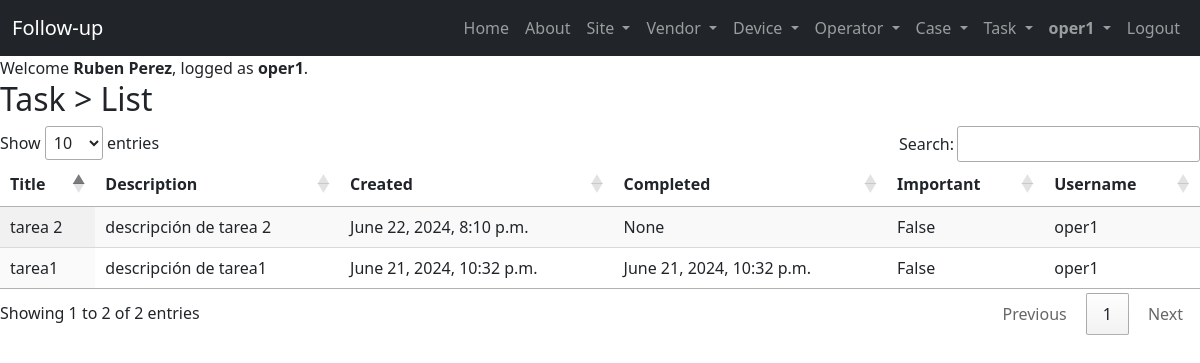
The page /task_table/ (signed in) on the database as committed earlier.
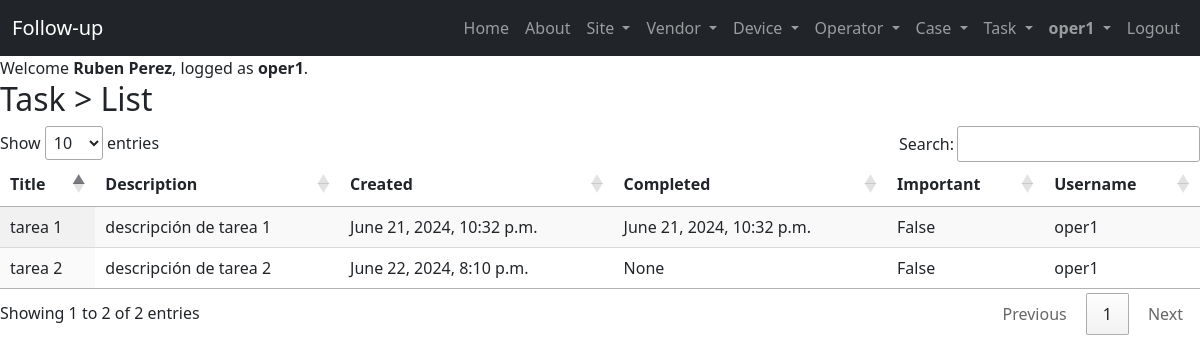
The same page on the database as committed later.
### tasks/models.py (models this page shows, shortened)
class Task(models.Model):
  title = models.CharField(max_length=50)
  description = models.CharField(max_length=100)
  created = models.DateTimeField(auto_now_add=True)
  completed = models.DateTimeField(null=True, blank=True)
  important = models.BooleanField(default=False)
  user = models.ForeignKey(User, on_delete=models.CASCADE)

### tasks/views.py (the view)
# urls.py: path('task_table/', views.task_table, name='task_table'),
@login_required
def task_table(request):
    tasks = Task.objects.all()
    return render(request, 'task_table.html', {'tasks': tasks})

### tasks/templates/task_table.html
{% extends 'base.html' %}
{% block content %}
    <h2>Task > List</h2>
    <table id="example" class="display" style="width:100%">
        <thead>
            <tr>
                <th>Title</th>
                <th>Description</th>
                <th>Created</th>
                <th>Completed</th>
                <th>Important</th>
                <th>Username</th>
            </tr>
        </thead>
        <tbody>
            {% for task in tasks %}
            <tr>
                <td>{{ task.title }}</td>
                <td>{{ task.description }}</td>
                <td>{{ task.created }}</td>
                <td>{{ task.completed }}</td>
                <td>{{ task.important }}</td>
                <td>{{ task.user.username }}</td>
            </tr>
            {% endfor %}
        </tbody>
    </table>
{% endblock %}

Rows that differ between the two databases and show on the page:
changed Task: title "tarea1" → "tarea 1"; description "descripción de tarea1" → "descripción de tarea 1"
